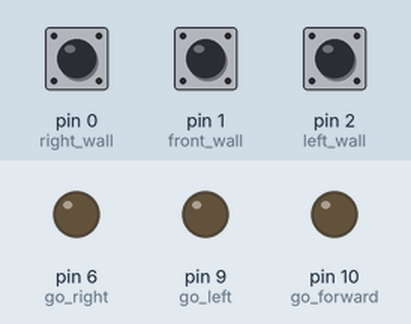
This sketch was run on a simulated Arduino Uno, built with avr-gcc and run on an emulated ATmega328P. Shown: output pins drawn as LEDs (lit = HIGH). The inputs (shaded band) are chosen by the test bench; at power-on: pin 0 (right_wall) HIGH, pin 1 (front_wall) HIGH, pin 2 (left_wall) HIGH.

Above: at 1.2 s.
1.3 s: pin 0 (right_wall) pulled LOW for 0.15 s
At 2.4 s:
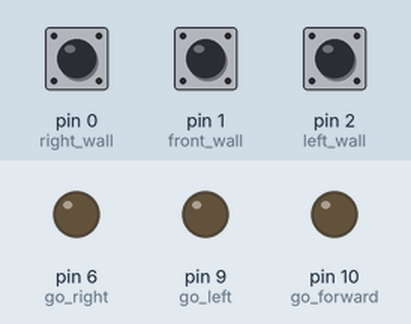
3.0 s: pin 1 (front_wall) pulled LOW for 0.15 s
At 3.1 s:
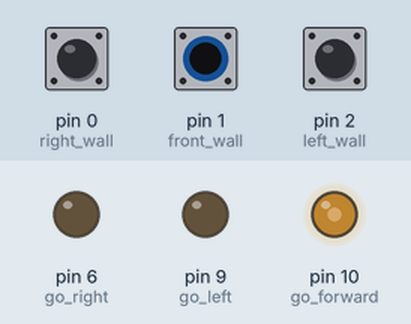
4.7 s: pin 2 (left_wall) pulled LOW for 0.15 s
At 6.1 s:
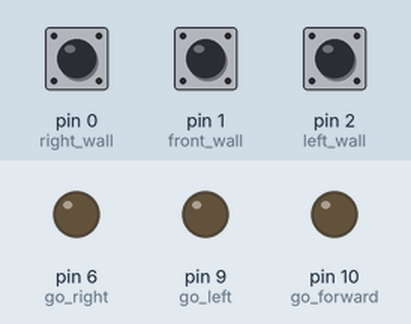
6.4 s: pin 0 (right_wall) pulled LOW for 1 s
At 7.2 s:
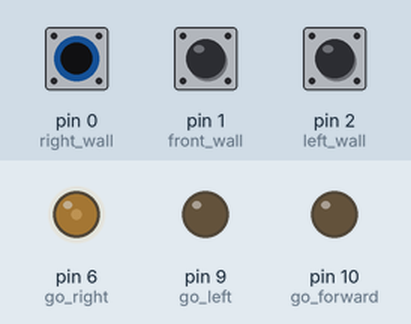
8.9 s: pin 1 (front_wall) pulled LOW for 1 s
At 10.3 s:
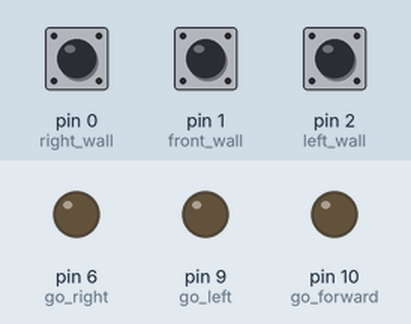
11.4 s: pin 2 (left_wall) pulled LOW for 1 s
At 12.2 s:
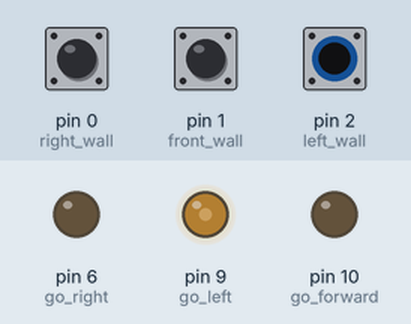
Timing chart, 0 to 14.4 s (numbered marks = the images above; inputs shaded):
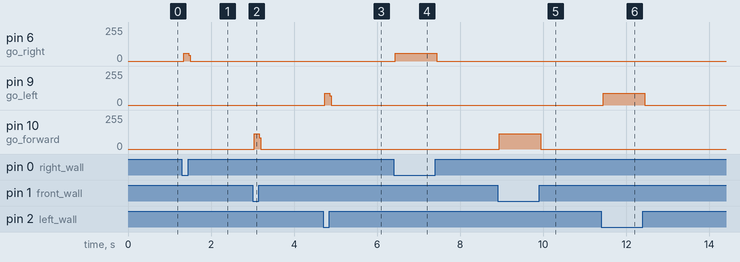

The sketch:

sketch_mar29a.ino
```cpp
//Tommy Truong

//our project shows a small setup where if you press a button
//the mouse will go to where it needs to be
//in this case when a button is pressed, that is where the mouse will go

//the first set of int sets the names and variables
int front_wall = 1;
int right_wall = 0;
int left_wall = 2;
int turn_around = 12;
int go_right = 6;
int go_left = 9;
int go_forward = 10;
 //this part would indicate the led and switches for input and output
void setup()
{
  pinMode(right_wall, INPUT_PULLUP);
  pinMode(left_wall, INPUT_PULLUP);
  pinMode(front_wall, INPUT_PULLUP);
  pinMode(go_right, OUTPUT);
  pinMode(go_left, OUTPUT);
  pinMode(go_forward, OUTPUT);

}
 //this is where the program starts
void loop()
{
  //since this is a continuous loop, this would make the led to turn off by default as we would want them to turn off after clicking the buttons
  digitalWrite (go_right, LOW);
  digitalWrite (go_left, LOW);
  digitalWrite (go_forward, LOW);
  digitalWrite (turn_around, LOW);
 //this will light up the right wall and indicate that the mouse can go right
 if (digitalRead (right_wall) == 0)
 {
  digitalWrite (go_right, HIGH);
 }
  else
  {
    //this shows that if the right and front walls are down then the mouse will go left
    if (digitalRead (left_wall) == 0)
    {
      digitalWrite (go_left, HIGH);
    }
    else
    {
      //if the right wall were not to be pressed, then the mouse can go front if pressed down
      if (digitalRead (front_wall) == 0)
    {
      digitalWrite (go_forward, HIGH);
    }
        else
        //as a default the light will be turned on and if no buttons are pressed then the mouse will turn around
        {
          digitalWrite (turn_around, HIGH);
      }
  }
 }
}
```

Measured:
- after the input at 1.3 s, pin 6 (go_right): 0/255 → 60/255 at once, → 0/255 0.12 s later
- after the input at 3.0 s, pin 10 (go_forward): 0/255 → 113/255 at once, → 0/255 0.12 s later
- after the input at 4.7 s, pin 9 (go_left): 0/255 → 90/255 at once, → 0/255 0.12 s later
- after the input at 6.4 s, pin 6 (go_right): 0/255 → 60/255 at once, → 0/255 1.0 s later
- after the input at 8.9 s, pin 10 (go_forward): 0/255 → 113/255 at once, → 0/255 1.0 s later
- after the input at 11.4 s, pin 9 (go_left): 0/255 → 90/255 at once, → 0/255 1.0 s later
